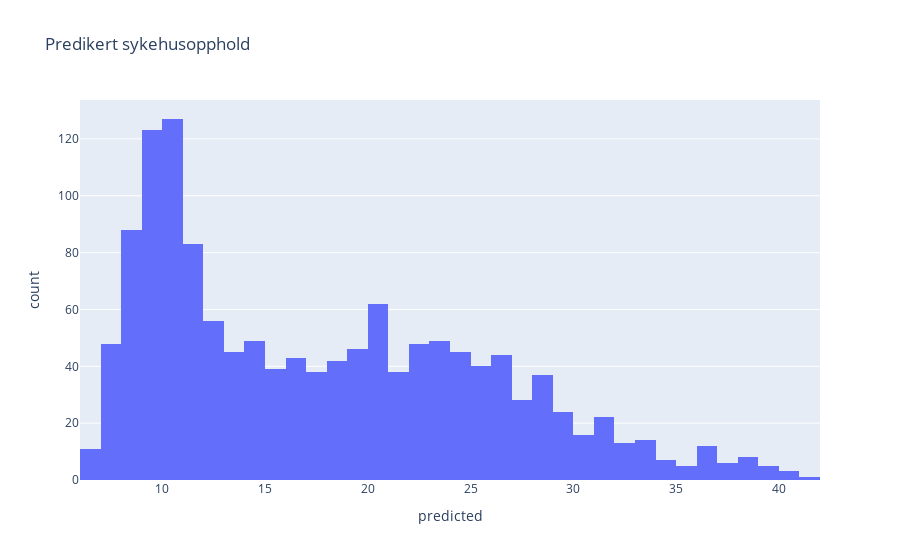

Write notebook code for a chart like this one.
### Code cell
predictions_df = pd.read_csv('predictions.csv')

fig = px.histogram(predictions_df, x='predicted', title='Predikert sykehusopphold')
fig.show()

### Figure 1 — Plotly figure (JSON) as saved in the notebook; plotly's stock layout.template omitted (floating-point values rounded to 4 significant figures; data arrays with more than 128 entries replaced by an {"elided": "..."} marker saying what was removed)
{"data": [{"alignmentgroup": "True", "bingroup": "x", "hovertemplate": "predicted=%{x}<br>count=%{y}<extra></extra>", "legendgroup": "", "marker": {"color": "#636efa", "pattern": {"shape": ""}}, "name": "", "offsetgroup": "", "orientation": "v", "showlegend": false, "type": "histogram", "x": {"elided": "1365 float values"}, "xaxis": "x", "yaxis": "y"}], "layout": {"barmode": "relative", "legend": {"tracegroupgap": 0}, "title": {"text": "Predikert sykehusopphold"}, "xaxis": {"anchor": "y", "domain": [0, 1], "title": {"text": "predicted"}}, "yaxis": {"anchor": "x", "domain": [0, 1], "title": {"text": "count"}}}}
